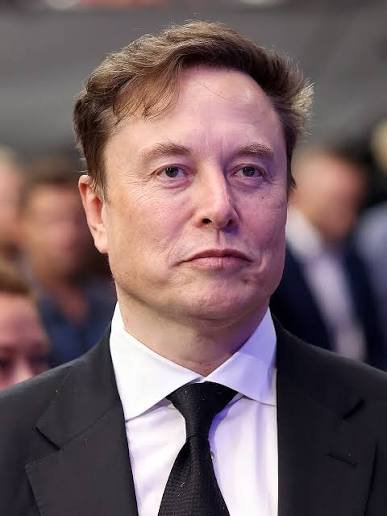
#> input picture examples/elon_musk_reference.jpg, 387 x 516 px
$ python -i annotate.py   (imports and definitions only)
#> lines starting #> are read from the running program, lines starting #| are printed output that depends on the picture
"""Automatic annotations for a portrait: the focus ellipses, eyes, face, figure and signature box the engines need.

Before this, a person (or the model driving the tools) looked at the picture and typed these coordinates in. That is
the step a weaker model gets wrong most easily, so it is computed here from face landmarks (landmarks.py, MediaPipe)
and the area map, and checked for sanity. All results are canvas fractions (the canvas shows the top part of a 2:3
picture, see paint.load_subject), except the signature box, which is in canvas pixels.

    python annotate.py PICTURE AREAS.png [--crop-top 0] [--anime] > annotations.json
"""
import argparse
import json
import subprocess
import sys
from pathlib import Path

import numpy as np
from PIL import Image, ImageDraw
from scipy import ndimage

HERE = Path(__file__).resolve().parent
FACE_PY = Path.home() / '.local/share/sweety-handdraw-video/venv-face/bin/python'
W, H = 1120, 1422                     # the engines' canvas
AREA_COLOURS = {'skin': (240, 160, 120), 'hair': (90, 50, 20), 'clothes': (60, 90, 210), 'bg': (210, 210, 210)}
SIGNATURE = '@frankzeng2020'
SIG_BOX = (400, 70)                   # signature box size, canvas px (wide enough for full 14 chars @frankzeng2020)
SIG_CORNERS = ((620, 46), (50, 46), (620, 1318), (50, 1318))     # top right first: clear of face with generous right margin


class AnnotationError(RuntimeError):
    pass


def landmarks(picture):
    try:                                   # the cached landmarks make.py keeps (same picture, same numbers)
        import make
    except ImportError:
        make = None
    if make is not None:
        try:
            lm = make.landmarks(picture)
        except make.Stop as e:
            raise AnnotationError(str(e))
        if not lm.get('ok'):
            raise AnnotationError(f'no face found in {picture}')
        return lm
    if not FACE_PY.exists():
        raise AnnotationError(f'face landmark environment missing: run  python make.py setup  (expects {FACE_PY})')
    r = subprocess.run([str(FACE_PY), str(HERE / 'landmarks.py'), str(picture)], capture_output=True, text=True)
    if r.returncode:
        raise AnnotationError(f'landmarks.py failed on {picture}:\n{r.stderr[-2000:]}')
    lm = json.loads(r.stdout)
    if not lm.get('ok'):
        raise AnnotationError(f'no face found in {picture}')
    return lm


# [19 lines left out: functions window, area_masks, ellipse_of, not called in this run]


def annotate(picture, areas=None, crop_top=0., anime=False, lm=None, target=None):
    """anime: the picture is an anime illustration (features are stylised, eyes larger); its own landmarks are used.
    target: the painting the engine aims at (registered to picture); whether teeth show is read from it."""
    lm = lm or landmarks(picture)
    w0, top, crop_h = window(lm['size'], crop_top)

    def fx(p):                              # pixel point -> canvas fraction
        return [round(float(p[0]) / w0, 4), round((float(p[1]) - top) / crop_h, 4)]

    def fr(r):                              # pixel half extents -> fractions of canvas width and height
        return [round(float(r[0]) / w0, 4), round(float(r[1]) / crop_h, 4)]

    notes = []
    m = area_masks(areas, lm['size']) if areas is not None else None
    # face: the landmark oval reaches up to the hairline and, in a turned head, round the hidden far cheek; the face
    # that is painted is the visible skin inside it
    c, r = ellipse_of(lm['oval'])
    if m is not None:
        poly = Image.new('L', tuple(lm['size']), 0)
        ImageDraw.Draw(poly).polygon([tuple(p) for p in lm['oval']], fill=1)
        vis = np.asarray(poly, bool) & m['skin']
        vis = ndimage.binary_opening(vis, iterations=3)
        if vis.sum() > .25 * np.asarray(poly, bool).sum():
            ys, xs = np.nonzero(vis)                 # moments, not bounds: a few stray pixels must not move it
            c = np.array([xs.mean(), ys.mean()])
            r = np.array([2.05 * xs.std(), 2.05 * ys.std()])
        else:
            notes.append('area map skin hardly overlaps the face: face from landmarks only')
    face = fx(c + [0, .05 * r[1]]) + fr(r * [1., 1.])
    # eyes: contour bounds (the iris centre holds the pupil); anime eyes are drawn larger than the mesh contour
    eyes, eye_focus = [], []
    for e in lm['eyes']:
        ec, er = ellipse_of(e['contour'])
        er = np.maximum(er, [e['iris_r'] * 1.6, e['iris_r'] * .9])
        centre = np.asarray(e['iris']) if anime else (ec + np.asarray(e['iris'])) / 2
        eyes.append(fx(centre) + fr(er * [1.0, 1.15]))
        eye_focus.append(fx(centre) + fr(er * [1.35, 1.6]) + [1.0])
    # mouth: teeth showing -> no outline pass round the lips (outlined teeth look like a cartoon), weight .95
    mc, mr = ellipse_of(lm['lips_outer'])
    teeth = teeth_share(target or picture, lm['lips_inner'])
    mouth = fx(mc) + fr(mr * [1.12, 1.2]) + [.95 if teeth > .05 else 1.0]
    if teeth > .05:
        notes.append(f'teeth showing ({teeth:.0%} of the mouth opening): no outline pass on the lips')
    # nose: from the bridge between the eyes to the base, as wide as the wings
    n = lm['nose']
    top_y = (np.asarray(n['bridge'])[1] + np.asarray(n['tip'])[1]) / 2
    nc = np.array([(n['wing_r'][0] + n['wing_l'][0]) / 2, (top_y + n['base'][1]) / 2])
    nr = np.array([abs(n['wing_l'][0] - n['wing_r'][0]) / 2 * .75, (n['base'][1] - top_y) / 2 + 6])
    nose = fx(nc) + fr(nr) + [.95]
    focus = [face[:2] + [round(face[2] * 1.05, 4), face[3]] + [.85]]
    # figure: the whole person in the area map (or the face grown down to the bottom when there is none)
    if m is not None:
        person = ~m['bg']
        ys, xs = np.nonzero(person[top:top + crop_h])
        if len(xs) < 1000:
            raise AnnotationError('area map has almost no person in it')
        figure = [round((xs.min() + xs.max()) / 2 / w0, 4), round((ys.min() + ys.max()) / 2 / crop_h, 4),
                  round((xs.max() - xs.min()) / 2 / w0 * .95, 4), round((ys.max() - ys.min()) / 2 / crop_h * .95, 4)]
    else:
        figure = [face[0], (face[1] + 1) / 2, min(.5, face[2] * 2.4), (1 - face[1]) / 2 + face[3]]
    focus.append(figure + [.5])
    focus += eye_focus + [mouth, nose]
    # glasses: accessory colour in a ring round an eye -> the lens is a crisp feature of its own
    if m is not None:
        for e, ef in zip(lm['eyes'], eye_focus):
            ec, er = ellipse_of(e['contour'])
            yy, xx = np.mgrid[0:lm['size'][1], 0:lm['size'][0]]
            d = ((xx - ec[0]) / (er[0] * 2.2)) ** 2 + ((yy - ec[1]) / (er[0] * 1.8)) ** 2
            ring = (d < 1) & (d > .35)
            if ring.sum() and m['clothes'][ring].mean() > .08:
                focus.append(fx(ec) + fr([er[0] * 1.9, er[0] * 1.5]) + [1.0])
                notes.append('glasses: a lens ellipse added round an eye')
    sig = signature_box(m, lm, top, crop_h, w0)
    out = dict(focus=focus, eyes=eyes, face=face, figure=figure, signature=[SIGNATURE, sig], crop_top=crop_top,
               anime=anime, notes=notes)
    problems = sanity(out)
    if problems:
        raise AnnotationError('annotations failed their checks: ' + '; '.join(problems))
    return out


# [52 lines left out: functions teeth_share, signature_box, sanity, not called in this run]


# [13 lines not run here, left out]

>>> import cv2
>>> picture = cv2.imread('../examples/elon_musk_reference.jpg', cv2.IMREAD_GRAYSCALE)
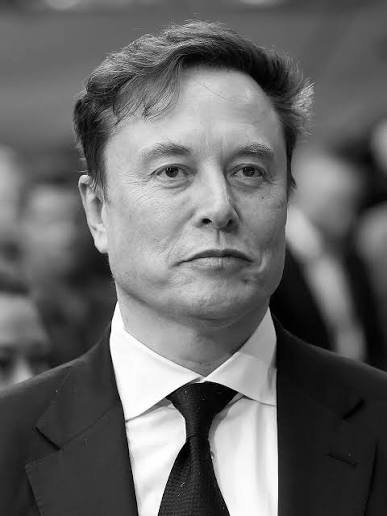
#> picture: shape (516, 387); min 0, max 255, mean 103.2
>>> result = annotate(picture)
#> (the run stopped early here; a loop or call above may not have finished)

$ run again, on examples/storyboard_grid.jpg
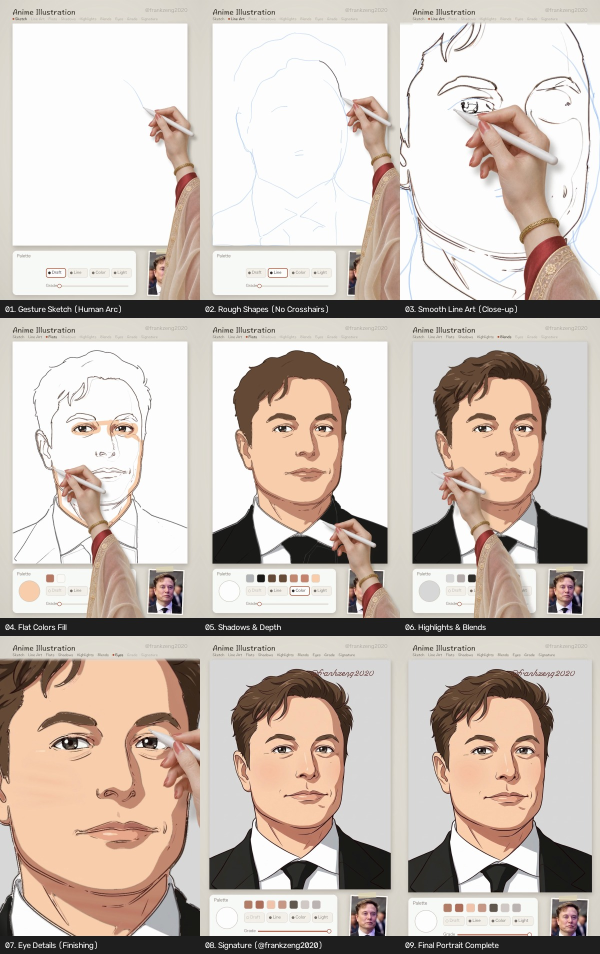
#> input picture examples/storyboard_grid.jpg, 1200 x 1908 px (shown at 1/2 size)
#> `picture = cv2.imread('../examples/elon_musk_reference.jpg', cv2.IMREAD..`:
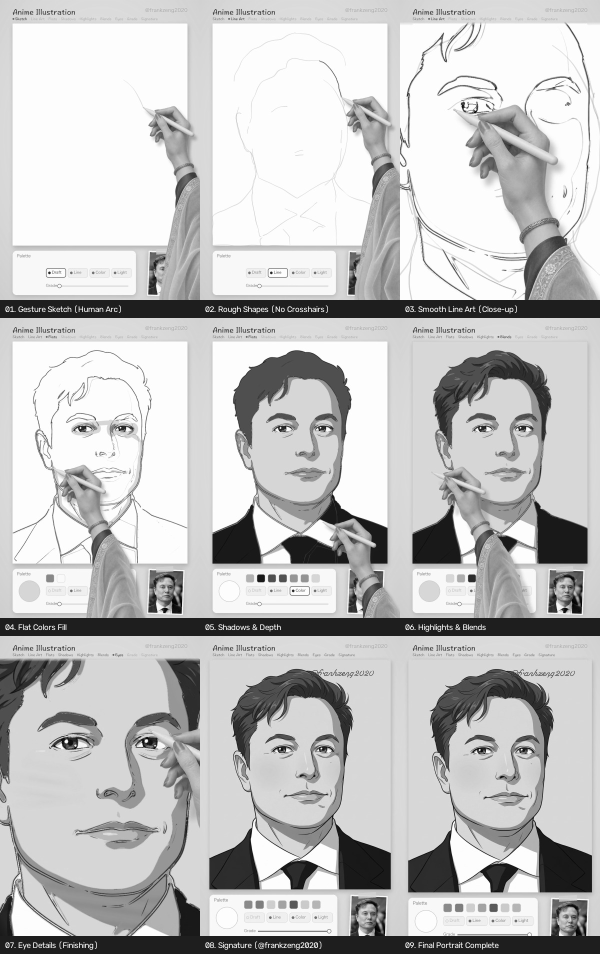
#> picture: shape (1908, 1200) (shown at 1/2 size); min 0, max 255, mean 194.1
